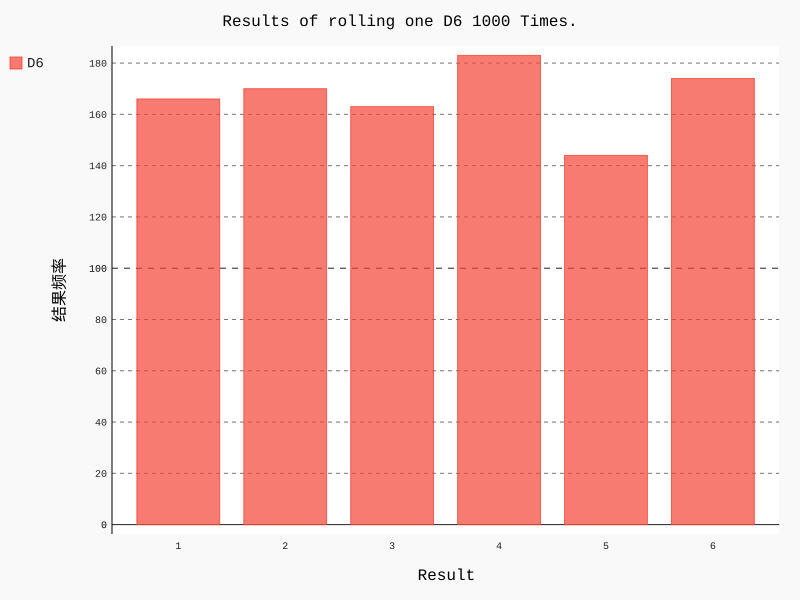

This chart was generated by the following Python code:
# -*- coding: utf-8 -*-
"""
-------------------------------------------------
   File Name：     RollDiceVisual
   Description :
   Author :        Liangz
   Date：          2018/10/24
-------------------------------------------------
   Change Activity:
                   2018/10/24:
-------------------------------------------------
"""
__author__ = 'Liangz'


from RollDice import RollDice
import pygal


# 创建一个D6
dice = RollDice()

# 掷几次骰子，并将结果存储在一个列表中
results = []
for roll_num in range(1000):
    result = dice.roll()
    results.append(result)

# 分析结果
frequencies = []
for value in range(1, dice.num_sides+1):
    frequency = results.count(value)
    frequencies.append(frequency)

# 对结果进行可视化
hist = pygal.Bar()

hist.title = 'Results of rolling one D6 1000 Times.'
hist.x_labels = ['1', '2', '3', '4', '5', '6']
hist.x_title = "Result"
hist.y_title = "结果频率"

hist.add('D6', frequencies)
hist.render_to_file('RollDiceVisual.svg')

print(frequencies)
